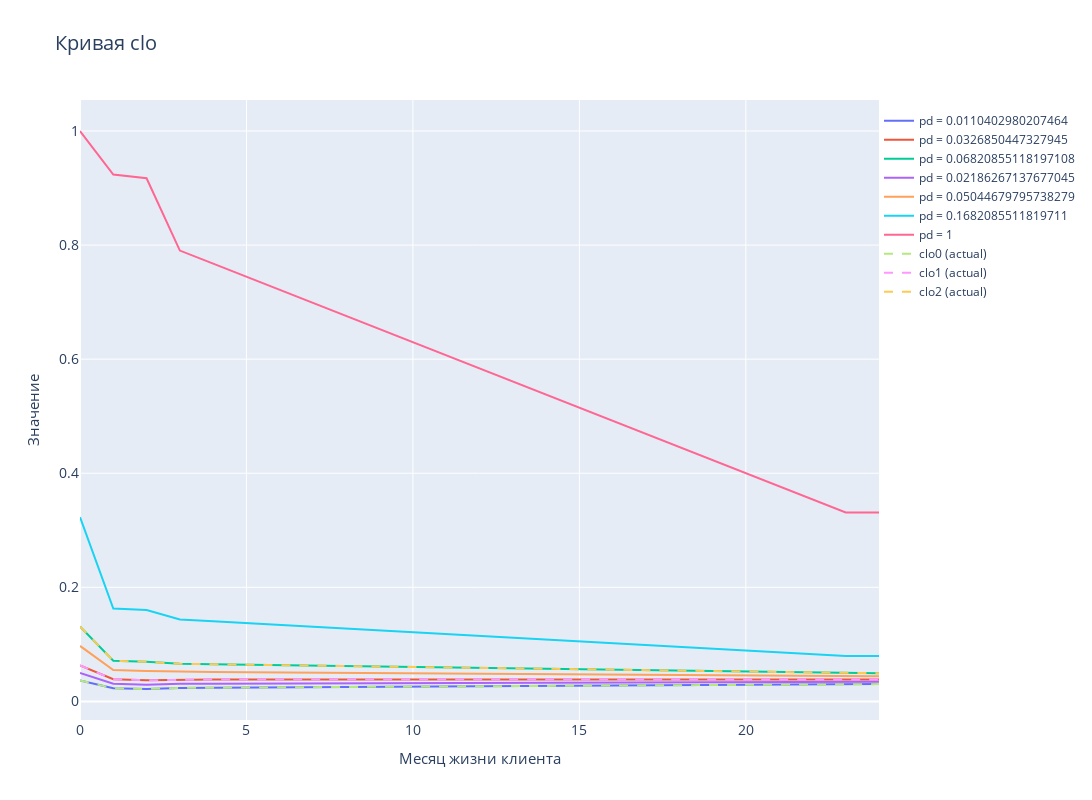

Source (notebook cell):
### Code cell
md = 'pd'
name_cv = 'clo'
av0 = df[f'{md}0'].mean()
av1 = df[f'{md}1'].mean()
av2 = df[f'{md}2'].mean()
span0_1 = av0 + (av1-av0)/2
span1_2 = av1 + (av2-av1)/2
span2 = av2 + 0.1
plot_curves(df, [av0, av1, av2, span0_1, span1_2, span2, max_val], name=name_cv, mode=md)
